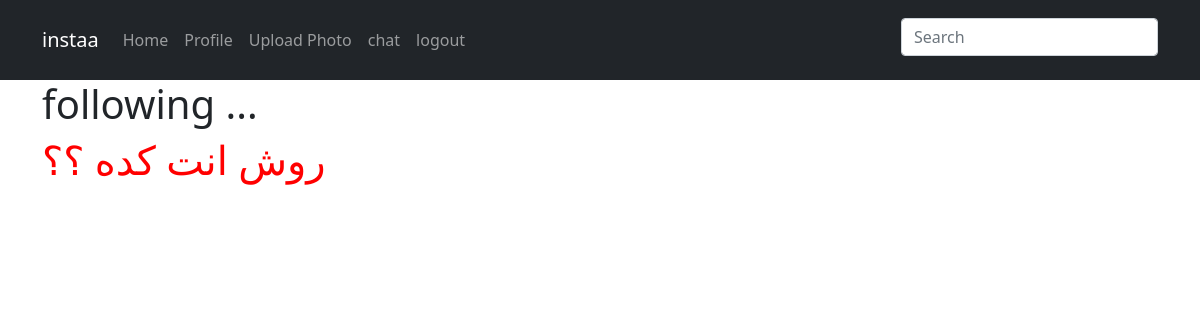
/account/myprofile/following (signed in), run on an earlier commit of the app's database.
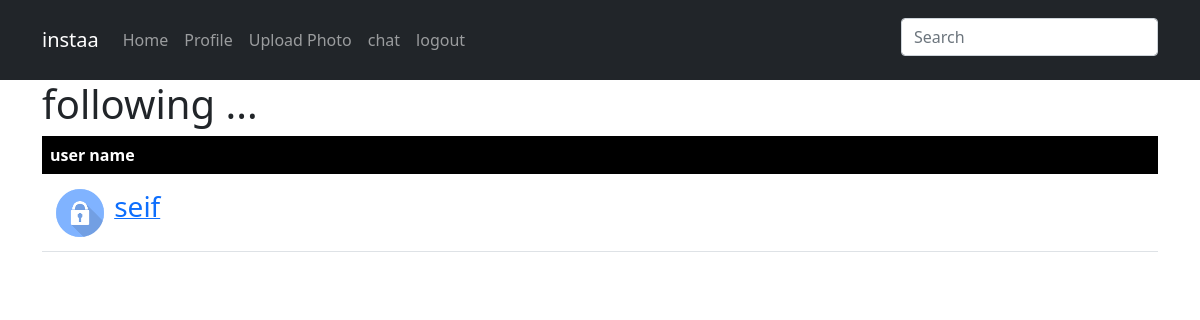
And on a later commit of the database.
### account/models.py (models this page shows, shortened)
class follow(models.Model):
    more_followed_user_info = models.ForeignKey(more_user_info , related_name='more_followed_user_info',on_delete=models.CASCADE, null=True)
    followed_user = models.ForeignKey(User , related_name='followed_user',on_delete=models.CASCADE, null=True)
    followers = models.ForeignKey(User , related_name='followers',on_delete=models.CASCADE , null=True)
    more_follower_info =  models.ForeignKey(more_user_info , related_name='more_follower_info',on_delete=models.CASCADE, null=True)

class more_user_info(models.Model):
    profile_photo = models.ImageField(null=True , blank=True , default='user.png')
    user = models.OneToOneField(User , related_name='user_info',on_delete=models.CASCADE)
    phone_number = models.CharField(max_length=50 , null=True , blank=True)
    bio = models.CharField(max_length=50 , null=True , blank=True)

### account/views.py (the view)
# urls.py: path('myprofile/following',views.profile_following,name='profile_following'),
@login_required
def profile_following(request):
    following = follow.objects.filter(followers=request.user)
    return render(request,"profile_following.html",{"following":following})

### account/templates/profile_following.html (shortened to what this page needs)
{% extends 'base.html' %}
{% block body %}
    <div class="container">
        <h1>following ... </h1>
        {% if following %}
        <table class="table">
            <thead style="color:white;background-color:black;">
            <tr>
                <th>user name</th>
            </tr>
            </thead>
            <tbody>
            {% for follower in following %}
            <tr>
                <td>
                <img src="/media/{{follower.more_followed_user_info.profile_photo}}" class="rounded-circle" width="60" height="60">
                <a href="{% url 'account:other_user_profile' follower.followed_user %}" > <h3 style="display:inline;">{{follower.followed_user}}</h3></a>
                </td>
            </tr>
            {% endfor %}
            </tbody>
        </table>
        {% else %}
        <h1 style="color:red">روش انت كده ؟؟</h1>
        {% endif %}
    </div>
{% endblock body %}

What changed in the data, as far as the page shows it:
added follow: more_followed_user_info.profile_photo (picture), followed_user "seif"
Also different on the page:
text no longer shown: "روش انت كده ؟؟"
text now shown: "user name"
